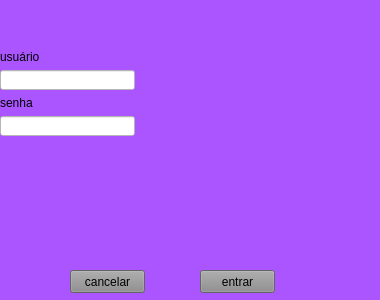
<?xml version="1.0" encoding="UTF-8"?>
<ui version="4.0">
 <class>Form</class>
 <widget class="QWidget" name="Form">
  <property name="geometry">
   <rect>
    <x>0</x>
    <y>0</y>
    <width>380</width>
    <height>300</height>
   </rect>
  </property>
  <property name="windowTitle">
   <string>Form</string>
  </property>
  <property name="styleSheet">
   <string notr="true">background-color: rgb(170, 85, 255);</string>
  </property>
  <widget class="QPushButton" name="pushButton">
   <property name="geometry">
    <rect>
     <x>70</x>
     <y>270</y>
     <width>75</width>
     <height>23</height>
    </rect>
   </property>
   <property name="styleSheet">
    <string notr="true">background-color: rgb(140, 140, 140);</string>
   </property>
   <property name="text">
    <string>cancelar</string>
   </property>
  </widget>
  <widget class="QPushButton" name="pushButton_2">
   <property name="geometry">
    <rect>
     <x>200</x>
     <y>270</y>
     <width>75</width>
     <height>23</height>
    </rect>
   </property>
   <property name="styleSheet">
    <string notr="true">background-color: rgb(140, 140, 140);</string>
   </property>
   <property name="text">
    <string>entrar</string>
   </property>
  </widget>
  <widget class="QWidget" name="">
   <property name="geometry">
    <rect>
     <x>0</x>
     <y>50</y>
     <width>135</width>
     <height>86</height>
    </rect>
   </property>
   <layout class="QVBoxLayout" name="verticalLayout">
    <item>
     <widget class="QLabel" name="label">
      <property name="text">
       <string>usuário</string>
      </property>
     </widget>
    </item>
    <item>
     <widget class="QLineEdit" name="lineEdit">
      <property name="styleSheet">
       <string notr="true">background-color: rgb(255, 255, 255);</string>
      </property>
     </widget>
    </item>
    <item>
     <widget class="QLabel" name="label_2">
      <property name="text">
       <string>senha</string>
      </property>
     </widget>
    </item>
    <item>
     <widget class="QLineEdit" name="lineEdit_2">
      <property name="styleSheet">
       <string notr="true">background-color: rgb(255, 255, 255);</string>
      </property>
     </widget>
    </item>
   </layout>
  </widget>
 </widget>
 <resources/>
 <connections/>
</ui>
